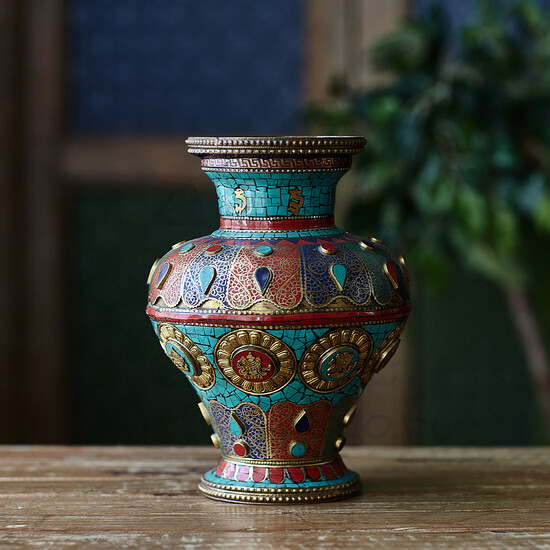
//> input picture 3/samples/2.jpg, 550 x 550 px
$ ./main   (built with g++ and OpenCV 4)
//> lines starting //> are read from the running program, lines starting //| are printed output that depends on the picture; after the words box and inside, x2 and y2 are one past the last pixel; in counts of white or black regions, pixels touching at a corner belong together
#include <opencv2/opencv.hpp>
#include <opencv4/opencv2/highgui.hpp>

int main() {
    cv::Mat image = cv::imread("samples/2.jpg");
//> image is the input picture: 550 rows x 550 cols, CV_8UC3; mean B, G, R 52, 58.8, 57.1
    if (image.empty()) {
        std::cout << "Could not open or find the image." << std::endl;
        return -1;
    }

    cv::Mat hsvImage;
    cv::Mat labImage;
    cv::Mat yuvImage;
    cv::Mat xyzImage;
    cv::Mat grayImage;

    cv::cvtColor(image, hsvImage,  cv::COLOR_BGR2HSV);
//> hsvImage: 550 rows x 550 cols, CV_8UC3; mean H, S, V 53.4, 111.4, 69.6
    cv::cvtColor(image, labImage,  cv::COLOR_BGR2Lab);
//> labImage: 550 rows x 550 cols, CV_8UC3; mean of channels 0, 1, 2 61, 126.9, 132.1
    cv::cvtColor(image, yuvImage,  cv::COLOR_BGR2YUV);
//> yuvImage: 550 rows x 550 cols, CV_8UC3; mean of channels 0, 1, 2 57.5, 125.4, 127.6
    cv::cvtColor(image, xyzImage,  cv::COLOR_BGR2XYZ);
//> xyzImage: 550 rows x 550 cols, CV_8UC3; mean of channels 0, 1, 2 54, 57.9, 57.5
    cv::cvtColor(image, grayImage, cv::COLOR_BGR2GRAY);

    // Отображение изображения на экране
    cv::imshow("Original Image", image);
    cv::imshow("HSV Image", hsvImage);
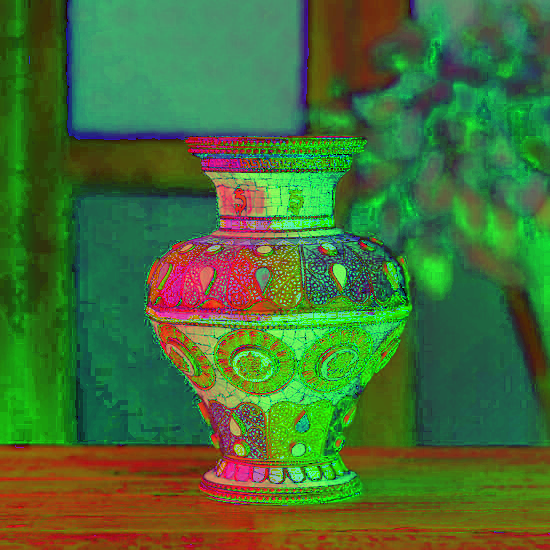
//> window 'HSV Image': 550 rows x 550 cols, CV_8UC3; mean B, G, R 53.4, 111.4, 69.6
    cv::imshow("LAB Image", labImage);
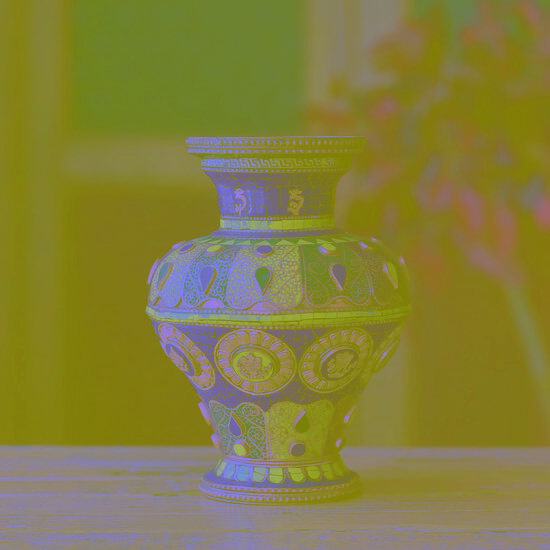
//> window 'LAB Image': 550 rows x 550 cols, CV_8UC3; mean B, G, R 61, 126.9, 132.1
    cv::imshow("YUV Image", yuvImage);
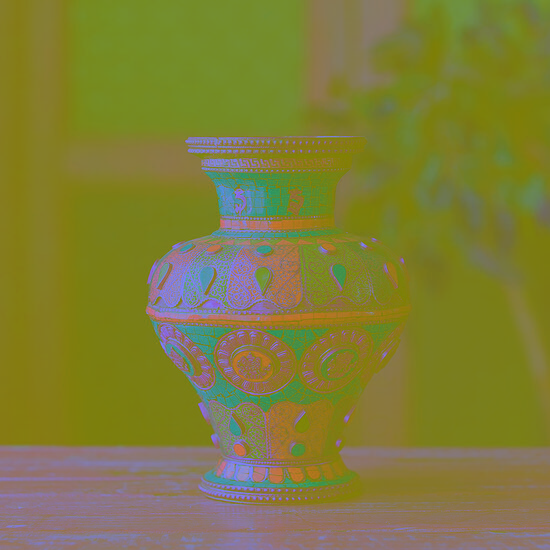
//> window 'YUV Image': 550 rows x 550 cols, CV_8UC3; mean B, G, R 57.5, 125.4, 127.6
    cv::imshow("XYZ Image", xyzImage);
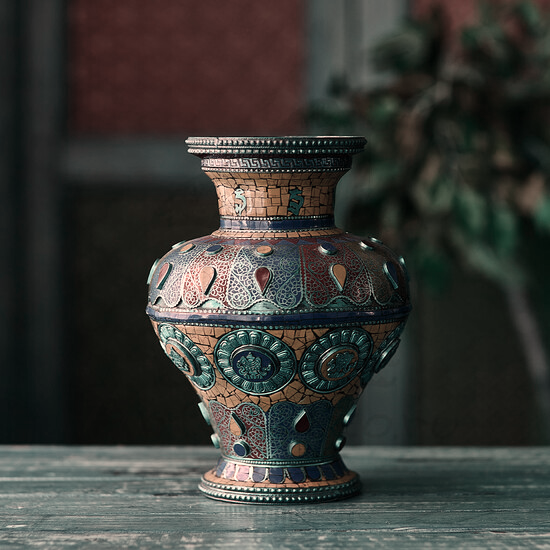
//> window 'XYZ Image': 550 rows x 550 cols, CV_8UC3; mean B, G, R 54, 57.9, 57.5
    cv::imshow("Gray Image", grayImage);

    cv::GaussianBlur(grayImage, grayImage, cv::Size(9, 9), 2);

    cv::imshow("Blurred Gray Image", grayImage);

    cv::Mat tmp;
    grayImage.copyTo(tmp);

    cv::Mat edges;
    cv::Canny(grayImage, edges, 25, 100);
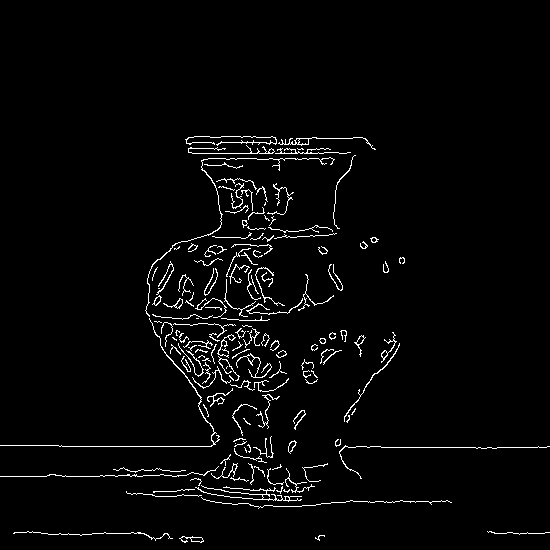
//> edges: 550 rows x 550 cols, CV_8UC1; 2.8% white in thin lines or dots, all inside (x1, y1, x2, y2) = (0, 136, 550, 543)

    std::vector<cv::Vec2f> lines;
    cv::HoughLines(edges, lines, 1, CV_PI / 180, 100);
//> lines = 6 lines (rho, theta): [446, 1.57], [153, 1.57], [476, 1.57], [533, 1.57], [444, 1.59], [477, 1.55]

    cv::cvtColor(grayImage, grayImage, cv::COLOR_GRAY2BGR);
//> grayImage: 550 rows x 550 cols, CV_8UC3

    for(const auto& line : lines) {
        float rho = line[0];
        float theta = line[1];
        double a = cos(theta), b = sin(theta);
        double x0 = a * rho, y0 = b * rho;
        // Вычисляем две точки, достаточно далеко лежащие вдоль линии
        cv::Point pt1(cvRound(x0 + 1000 * (-b)), cvRound(y0 + 1000 * (a)));
        cv::Point pt2(cvRound(x0 - 1000 * (-b)), cvRound(y0 - 1000 * (a)));
        cv::line(grayImage, pt1, pt2, cv::Scalar(0, 0, 255), 2, cv::LINE_AA);
    }
//> this loop made 6 passes
//> (rho, theta, a, x0, y0, pt1, pt2) on passes 1 to 6: (446, 1.57, -4.37e-08, -1.95e-05, 446, Point(-1000, 446), Point(1000, 446)), (153, 1.57, -4.37e-08, -6.69e-06, 153, Point(-1000, 153), Point(1000, 153)), (476, 1.57, -4.37e-08, -2.08e-05, 476, Point(-1000, 476), Point(1000, 476)), (533, 1.57, -4.37e-08, -2.33e-05, 533, Point(-1000, 533), Point(1000, 533)), (444, 1.59, -0.0175, -7.75, 443.9, Point(-1008, 426), Point(992, 461)), (477, 1.55, 0.0175, 8.32, 476.9, Point(-992, 494), Point(1008, 459))
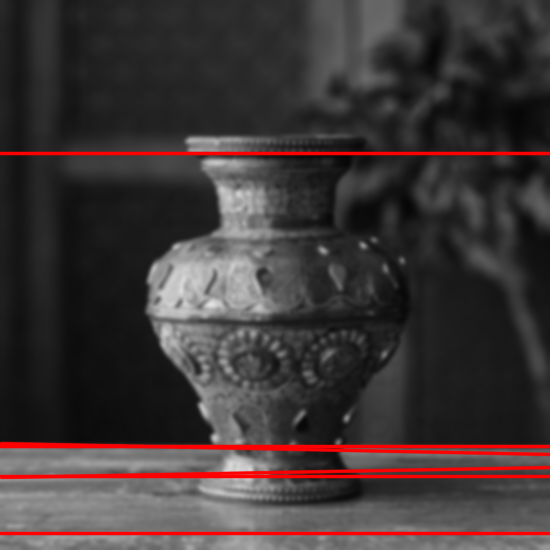
//> grayImage: 550 rows x 550 cols, CV_8UC3; mean B, G, R 54.7, 54.7, 63.3

    cv::imshow("Gray Image Lines", grayImage);

    grayImage = tmp;

    std::vector<cv::Vec3f> circles;
    cv::HoughCircles(grayImage, circles, cv::HOUGH_GRADIENT, 1, grayImage.rows / 6.5, 100, 30);
//> circles = 7 circles (x, y, radius): [261.5, 409.5, 89.6], [284.5, 280.5, 131.6], [167.5, 406.5, 89.3], [186.5, 286.5, 39.9], [276.5, 195.5, 59.1], [130.5, 221.5, 90.4], [342.5, 364.5, 31.4]

    cv::cvtColor(grayImage, grayImage, cv::COLOR_GRAY2BGR);

    for(const auto& circle: circles) {
        cv::Vec3i c = circle;
        cv::Point center(c[0], c[1]);
        int radius = c[2];
        // Рисуем центр окружности
        cv::circle(grayImage, center, 3, cv::Scalar(0, 255, 0), -1, cv::LINE_AA);
        // Рисуем саму окружность
        cv::circle(grayImage, center, radius, cv::Scalar(255, 0, 0), 2, cv::LINE_AA);
    }
//> this loop made 7 passes
//> (circle, center, radius) on passes 1 to 7: ([261.5, 409.5, 89.6], Point(262, 410), 90), ([284.5, 280.5, 131.6], Point(284, 280), 132), ([167.5, 406.5, 89.3], Point(168, 406), 89), ([186.5, 286.5, 39.9], Point(186, 286), 40), ([276.5, 195.5, 59.1], Point(276, 196), 59), ([130.5, 221.5, 90.4], Point(130, 222), 90), ([342.5, 364.5, 31.4], Point(342, 364), 31)
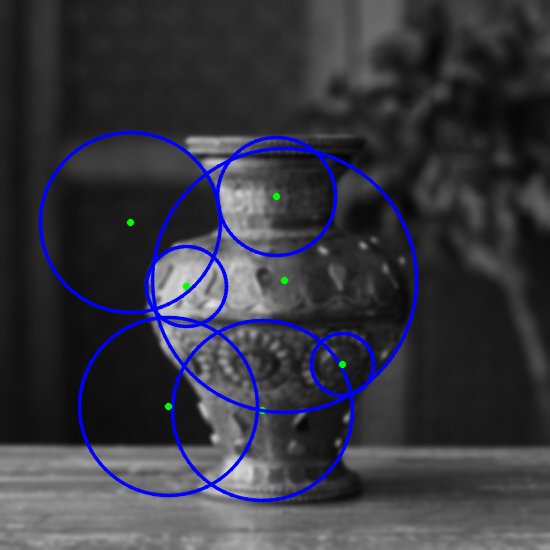
//> grayImage: 550 rows x 550 cols, CV_8UC3; mean B, G, R 64.1, 55, 54.8

    cv::imshow("Gray Image Circles", grayImage);

    // Ожидание, пока пользователь не закроет окно с изображением
    while((cv::waitKey() & 0xEFFFFF) != 27);
//> the Esc key is pressed

    return 0;
}
